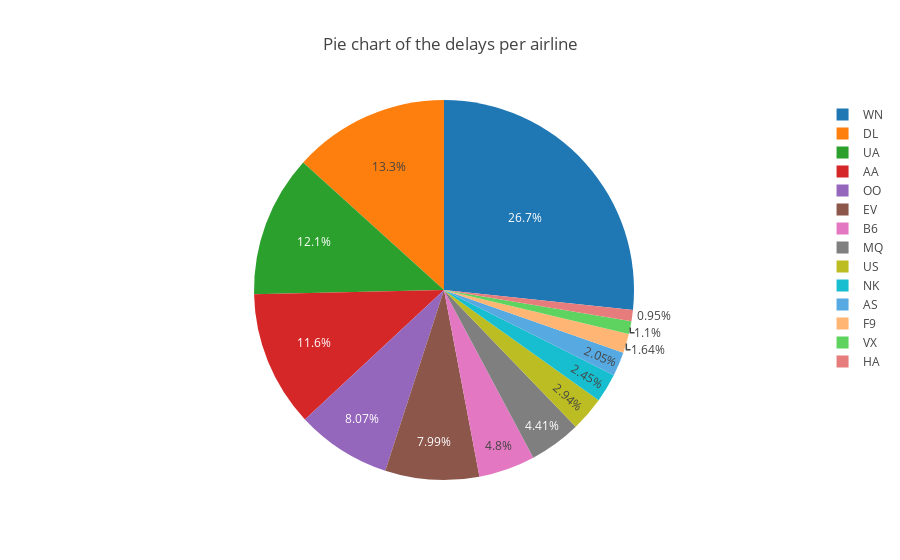

Source (notebook cell):
### Markdown cell above
This pie chart represents the Flights delay grouped by airline. This will allow us to visualize which airline causes 
the most delay. This is done by taking our flight data delay table and joining it with the table airline to get more information about the flights.
From the results we can see that WN has the most delay which is predictable since the airline has the most flights in total. Then DL and UA are next.

### Code cell
flights_per_airline = flight_data_delays.groupby(['airline'])['count'].count().to_frame()
flights_per_airline = flights_per_airline.rename(columns={'count':'total_delay'})

flights_per_airline

values = flights_per_airline['total_delay'].tolist()
labels = flights_per_airline.index.tolist()

total_d =0
for i in values:
    total_d = i + total_d
    
total_ratio = [round(i / total_d * 100, 2) for i in values]


fig = {
    'data': [{'labels': labels,
              'values': total_ratio,
              'type': 'pie',
              'hoverinfo':'label+percent',
             }],

    'layout': {'title': 'Pie chart of the delays per airline'}
     }

iplot(fig)

### Figure 1 — Plotly figure (JSON) as saved in the notebook; plotly's stock layout.template omitted (floating-point values rounded to 4 significant figures)
{"data": [{"hoverinfo": "label+percent", "labels": ["AA", "AS", "B6", "DL", "EV", "F9", "HA", "MQ", "NK", "OO", "UA", "US", "VX", "WN"], "type": "pie", "values": [11.57, 2.05, 4.8, 13.29, 7.99, 1.64, 0.95, 4.41, 2.45, 8.07, 12.07, 2.94, 1.1, 26.67]}], "layout": {"title": "Pie chart of the delays per airline"}}
